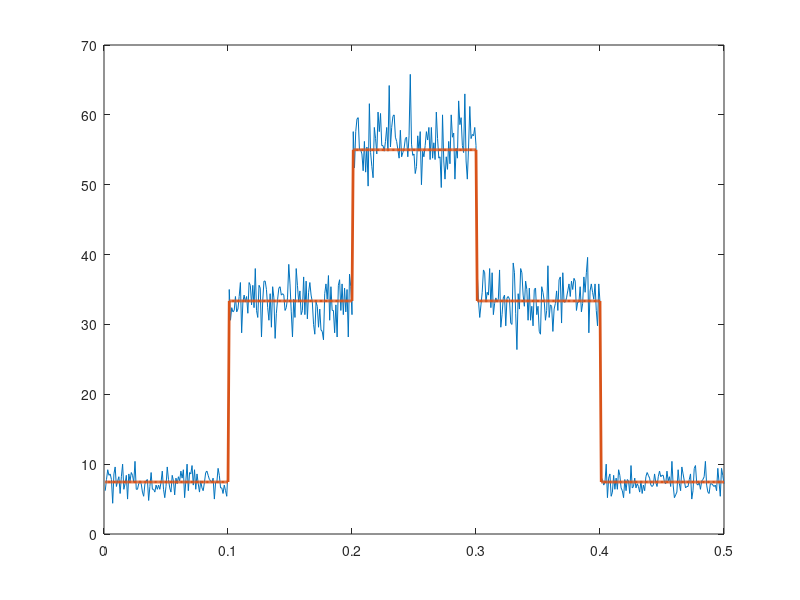

Source code (MATLAB):
%% spike_train_simulation
clear

eps=0.001;
t=eps:eps:0.5;
% stimulus
stimulus=[repmat(-40,1,length(t)/5),repmat(-20,1,length(t)/5),...
    repmat(0,1,length(t)/5),repmat(20,1,length(t)/5),...
    repmat(40,1,length(t)/5)];
% tuning function
rmax=55;
smax=0;
sigmaf=20;
tuning_function=@(s) rmax*exp(-0.5*(s-smax).^2/sigmaf^2);
% mean firing rate
firing_rate=tuning_function(stimulus);
% spike_train (poisson process)
p=firing_rate*eps;
num=5000;
p=repmat(p,num,1);
spike_train=binornd(1,p,num,length(t));
% figure
figure;
plot(t,mean(spike_train)/eps);
hold on;
plot(t,firing_rate,'LineWidth',2);
hold off;